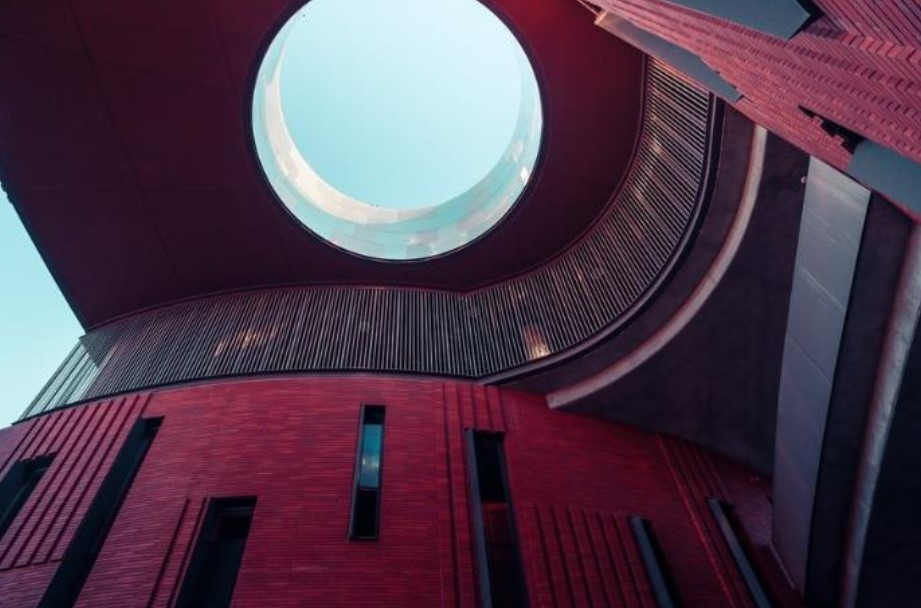
#> input picture SESSION-02/TASK-01/architecture1.jpg, 921 x 608 px
$ jupyter execute Task1.ipynb
#> lines starting #> are read from the running program, lines starting #| are printed output that depends on the picture; after the words box and inside, x2 and y2 are one past the last pixel; in counts of white or black regions, pixels touching at a corner belong together
[cell 1]
import cv2
binary_img = cv2.imread('architecture1.jpg')
#> binary_img is the input picture: shape (608, 921, 3); mean B, G, R 76.4, 58.6, 80.3
gray = cv2.cvtColor(binary_img, cv2.COLOR_BGR2GRAY)
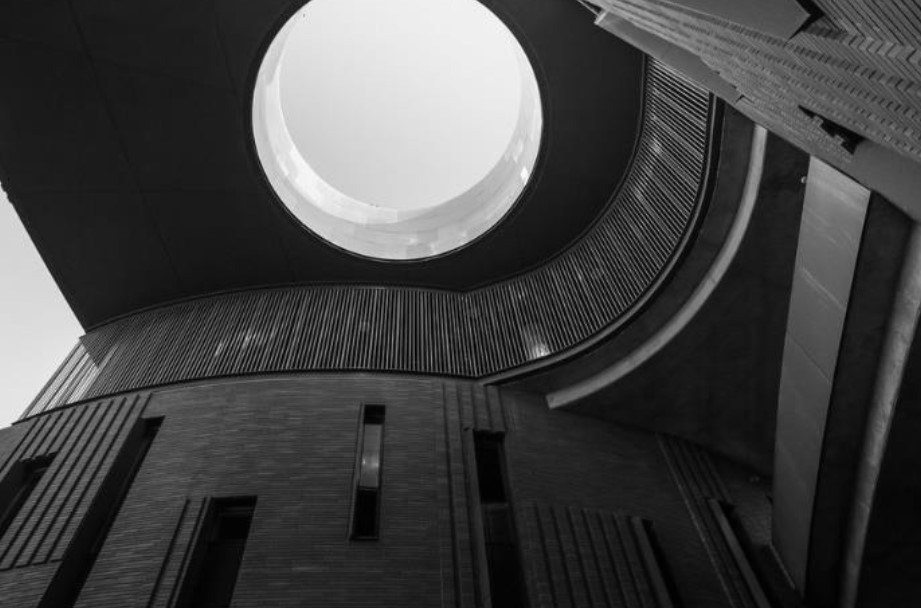
#> gray: shape (608, 921); min 0, max 255, mean 67.2
ret,thresh = cv2.threshold(gray,70,255,0)
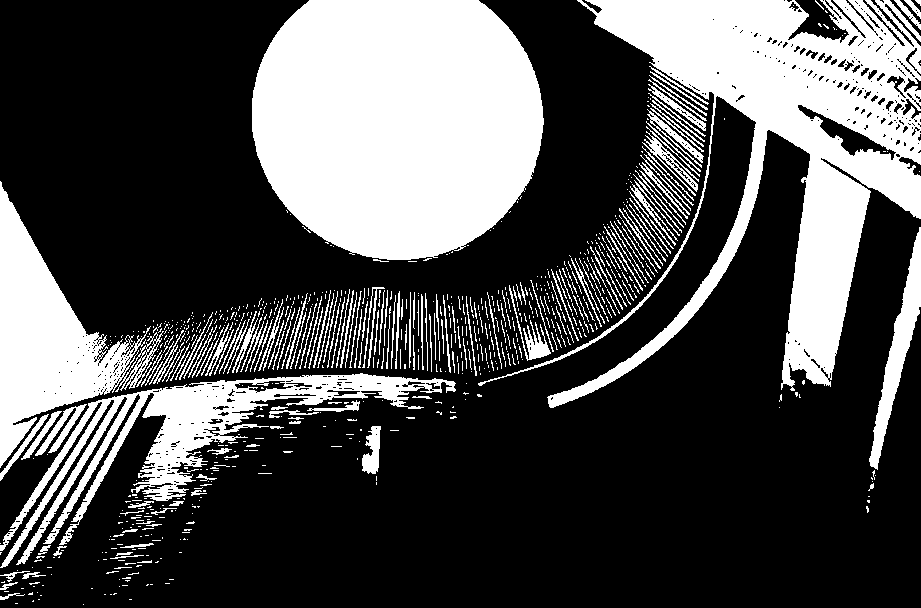
#> thresh: shape (608, 921); 30.9% white; 828 white regions (640 under 20 px), largest, box (x1, y1, x2, y2) and area: (252, 0, 544, 260) 62492, (478, 0, 921, 408) 52280, (0, 373, 456, 568) 16797
cv2.imshow("Binary Image", thresh)
cv2.waitKey(0)
cv2.destroyAllWindows()
